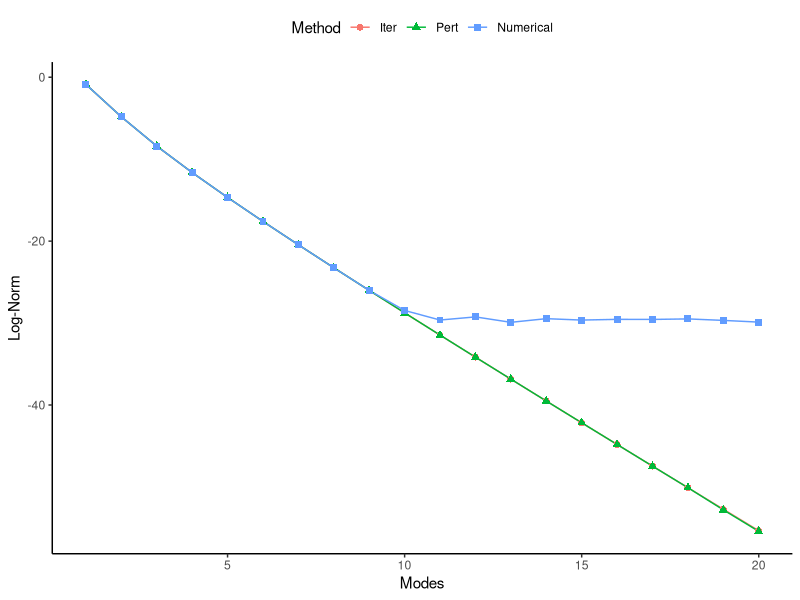

Recreate this plot in R.
#!/usr/bin/env R

library(plyr)
library(reshape)
library(ggplot2)

mydata <- read.table('fdecay.txt',sep='\t',header=FALSE)
names(mydata) <- c("Iter","Pert","Numerical")
dims <- dim(mydata)
newdata <- melt(mydata)
newdata$x <- c(1L:dims[1], 1L:dims[1],1L:dims[1])
newdata$value <- newdata$value

myplot <- ggplot(newdata, aes(x=x,y=value,colour=variable,shape=variable))
myplot <- myplot + geom_line(size=0.5) + geom_point(size=2.0)

myplot <- myplot + scale_color_discrete(name="Method",
       breaks=c("Iter","Pert","Numerical"),
       labels=c("Iter","Pert","Numerical"))
myplot <- myplot + scale_shape_discrete(name="Method",
       breaks=c("Iter","Pert","Numerical"),
       labels=c("Iter","Pert","Numerical"))

myplot <- myplot + xlab("Modes") + ylab("Log-Norm")
myplot <- myplot + theme(legend.position="top")
myplot <- myplot + theme(panel.grid.major = element_blank())
myplot <- myplot + theme(panel.grid.minor = element_blank())
myplot <- myplot + theme(panel.background = element_blank())
myplot <- myplot + theme(axis.line = element_line(colour = "black"))

ggsave(myplot,file='fourierdecay.eps',width=3.5,height=4,units="in",dpi=500)
